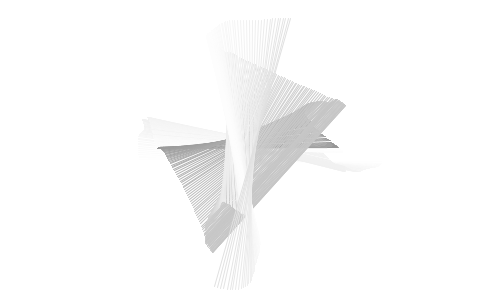
Frame 1 (no input)
Frame 60 (the mouse pressed at the canvas centre just before this capture): identical to frame 1, image omitted
Frame 120 (the mouse held since frame 60 and released just before this capture): identical to frame 1, image omitted

The Processing sketch that drew this single still picture (run headless with seeded random() and noise(); from frame 60 on, the mouse is pressed at the canvas centre):

// Processing sketch: p4_6
// ── p4_6.pde
/*
* wave clock?
*/

void setup() {
    size(500, 300);
    background(255);
    strokeWeight(5);
    smooth();
    
    float _radiusnoise = 0;
    float _angleNoise = 0;
    float _xNoise = 0;
    float _ynoise = 0;
    float _angle = 0;
    /** 三角関数の円 */
    strokeWeight(1);
    
    for (int step = 0; step <= 360; step +=1){
        _radiusnoise += 0.005;
        float _radius = noise(_radiusnoise) * 200;

        /** 角度のノイズ */
        _angleNoise += 0.005;
        _angle +=(noise(_angleNoise) * 6) - 3;
        if(_angle > 360) _angle -= 360;
        if(_angle < 0) _angle += 360;
        
        /** 基準となる円*/
        _xNoise += 0.01;
        _ynoise += 0.01;
        float centerX = width/2 + (noise(_xNoise) * 100) - 50;
        float centerY = height/2 + (noise(_ynoise) * 100) - 50;
        
        float radians = radians(_angle);
        float x1 = centerX + cos(radians) * _radius;
        float y1 = centerY + sin(radians) * _radius;
        float opprad = radians + PI; //反対側のラジアン
        float x2 = centerX + cos(opprad) * _radius;
        float y2 = centerY + sin(opprad) * _radius;
        stroke( 255 - ( _angle % 255 )); // 線の色
        line(x1, y1, x2, y2);
    }
}

void draw() {
    
}
